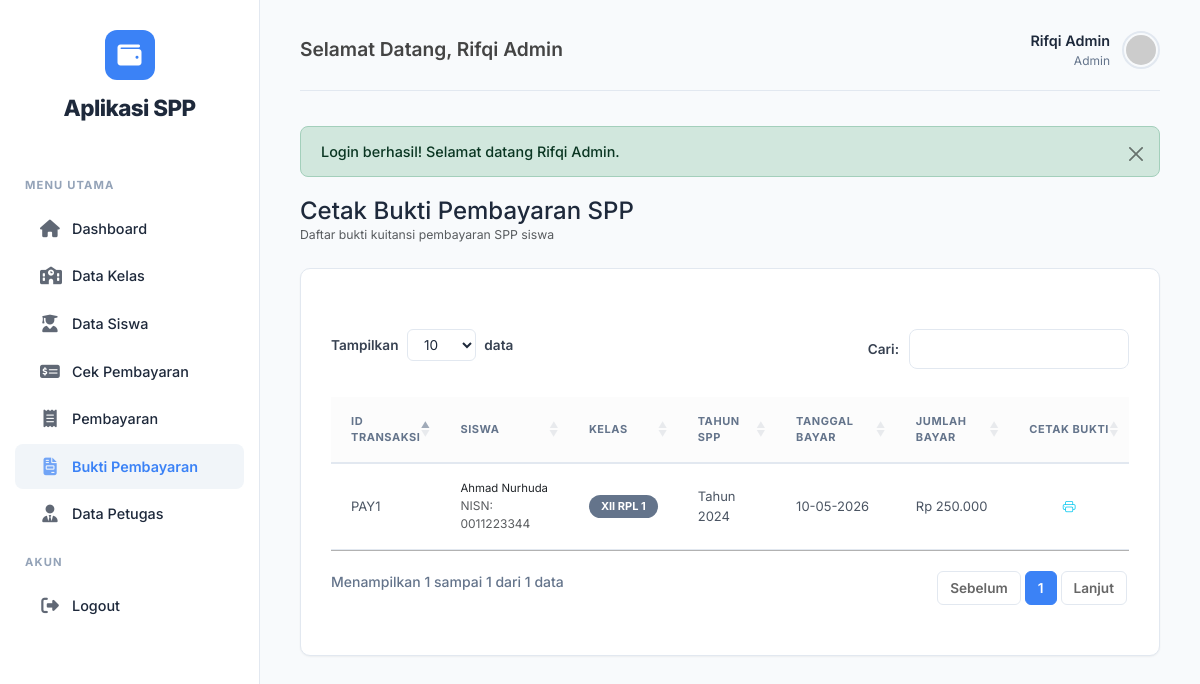
/modules/bukti_pembayaran/index.php (signed in), run on the app's committed database.
### tables this page shows
CREATE TABLE `tb_pembayaran_muhammadrifqisaifulloh` (
  `id_pembayaran` varchar(11) NOT NULL,
  `status` enum('Belum Lunas','Sudah Lunas') NOT NULL DEFAULT 'Belum Lunas',
  `nisn` varchar(10) NOT NULL,
  `tgl_bayar` date DEFAULT NULL,
  `tgl_terakhir_bayar` date DEFAULT NULL,
  `batas_pembayaran` date DEFAULT NULL,
  `jumlah_bulan` varchar(10) DEFAULT NULL,
  `id_spp` varchar(11) NOT NULL,
  `nominal_bayar` varchar(100) DEFAULT NULL,
  `jumlah_bayar` varchar(40) DEFAULT NULL,
  `kembalian` varchar(100) DEFAULT NULL
);

CREATE TABLE `tb_siswa_muhammadrifqisaifulloh` (
  `nisn` varchar(10) NOT NULL,
  `nis` varchar(8) NOT NULL,
  `nama` varchar(50) NOT NULL,
  `id_kelas` varchar(11) NOT NULL,
  `nama_kelas` varchar(10) NOT NULL,
  `alamat` text DEFAULT NULL,
  `no_telp` varchar(13) DEFAULT NULL,
  `id_spp` varchar(11) NOT NULL
);

CREATE TABLE `tb_kelas_muhammadrifqisaifulloh` (
  `id_kelas` varchar(11) NOT NULL,
  `nama_kelas` varchar(10) NOT NULL,
  `komp_keahlian` varchar(50) NOT NULL
);

CREATE TABLE `tb_spp_muhammadrifqisaifulloh` (
  `id_spp` varchar(11) NOT NULL,
  `tahun` int(11) NOT NULL,
  `nominal` varchar(40) NOT NULL
);

### modules/bukti_pembayaran/index.php (the view, shortened to what this page needs)
<?php
require_once '../../layout/header.php';
require_once '../../classes/Pembayaran.php';
$database = new Database();
$db = $database->getConnection();
$user_level = $_SESSION['level'] ?? 'siswa';
if ($user_level === 'admin' || $user_level === 'petugas') {
    $query = "SELECT p.*, s.nama, s.id_kelas, k.nama_kelas, spp.tahun, spp.nominal
              FROM tb_pembayaran_muhammadrifqisaifulloh p
              JOIN tb_siswa_muhammadrifqisaifulloh s ON p.nisn = s.nisn
              LEFT JOIN tb_kelas_muhammadrifqisaifulloh k ON s.id_kelas = k.id_kelas
              JOIN tb_spp_muhammadrifqisaifulloh spp ON p.id_spp = spp.id_spp
              WHERE p.status = 'Sudah Lunas'
              ORDER BY p.tgl_bayar DESC, p.id_pembayaran DESC";
    $stmt = $db->query($query);
}
?>
<div class="mb-4">
    <h4 class="fw-700 m-0">Cetak Bukti Pembayaran SPP</h4>
    <p class="text-muted small m-0">
        <?= ($user_level === 'siswa') ? 'Daftar bukti pembayaran SPP resmi Anda' : 'Daftar bukti kuitansi pembayaran SPP siswa' ?>
    </p>
</div>
<div class="table-responsive-custom">
    <table class="table table-hover table-custom datatable w-100">
        <thead>
            <tr>
                <th width="10%">ID Transaksi</th>
                <th>Siswa</th>
                <th>Kelas</th>
                <th>Tahun SPP</th>
                <th>Tanggal Bayar</th>
                <th>Jumlah Bayar</th>
                <th width="15%" class="text-center">Cetak Bukti</th>
            </tr>
        </thead>
        <tbody>
            <?php
            while ($row = $stmt->fetch(PDO::FETCH_ASSOC)):
            ?>
            <tr>
                <td class="fw-600 text-secondary small"><?= htmlspecialchars($row['id_pembayaran']) ?></td>
                <td>
                    <div class="fw-700 text-dark small"><?= htmlspecialchars($row['nama']) ?></div>
                    <div class="text-muted small" style="font-size: 0.75rem;">NISN: <?= htmlspecialchars($row['nisn']) ?></div>
                </td>
                <td><span class="badge bg-secondary"><?= htmlspecialchars($row['nama_kelas']) ?></span></td>
                <td>Tahun <?= htmlspecialchars($row['tahun']) ?></td>
                <td class="small"><?= date('d-m-Y', strtotime($row['tgl_bayar'])) ?></td>
                <td class="fw-600 text-success">Rp <?= number_format($row['jumlah_bayar'], 0, ',', '.') ?></td>
                <td class="text-center">
                    <a href="../pembayaran/cetak.php?id=<?= urlencode($row['id_pembayaran']) ?>" class="btn btn-action btn-outline-info" title="Cetak Kuitansi" target="_blank">
                        <i class="bi bi-printer"></i>
                    </a>
                </td>
            </tr>
            <?php endwhile; ?>
        </tbody>
    </table>
</div>
<?php
require_once '../../layout/footer.php';
?>

### assets/css/style.css (style rules this page uses)
:root { --bs-primary: #3b82f6; --bs-primary-rgb: 59, 130, 246; --bs-success: #10b981; --bs-success-rgb: 16, 185, 129; --bs-warning: #f59e0b; --bs-warning-rgb: 245, 158, 11; --bs-danger: #ef4444; --bs-danger-rgb: 239, 68, 68; --bs-info: #3b82f6; --bs-info-rgb: 59, 130, 246; --primary: #3b82f6; --primary-dark: #2563eb; --success: #10b981; --warning: #f59e0b; --danger: #ef4444; --gray: #64748b; --gray-light: #94a3b8; --gray-lighter: #f1f5f9; --bg-body: #f8fafc; --bg-card: #ffffff; --text-main: #1e293b; --text-muted: #64748b; --border-color: #e2e8f0; --sidebar-bg: #ffffff; --sidebar-active: #f1f5f9; --shadow-sm: 0 1px 2px 0 rgba(0, 0, 0, 0.05); --shadow-md: 0 4px 6px -1px rgba(0, 0, 0, 0.1), 0 2px 4px -1px rgba(0, 0, 0, 0.06); --radius: 10px; --transition: all 0.2s cubic-bezier(0.4, 0, 0.2, 1); }
body { font-family: 'Inter', system-ui, -apple-system, sans-serif !important; background-color: var(--bg-body) !important; color: var(--text-main) !important; line-height: 1.5; font-size: 14px; -webkit-font-smoothing: antialiased; }
a { text-decoration: none; color: inherit; transition: var(--transition); }
.card, .table-responsive-custom, .form-card { background: var(--bg-card) !important; border-radius: var(--radius) !important; border: 1px solid var(--border-color) !important; box-shadow: var(--shadow-sm) !important; margin-bottom: 25px; overflow: hidden; padding: 30px !important; }
.table-responsive-custom { overflow-x: auto !important; -webkit-overflow-scrolling: touch; }
table, .table-custom { width: 100%; border-collapse: collapse; }
th, .table-custom th { padding: 16px 20px !important; border-bottom: 2px solid var(--border-color) !important; vertical-align: middle; text-align: left; background-color: #fcfcfc !important; font-size: 11px !important; text-transform: uppercase !important; font-weight: 700 !important; color: var(--gray) !important; letter-spacing: 0.05em !important; }
td, .table-custom td { padding: 16px 20px !important; border-bottom: 1px solid var(--border-color) !important; vertical-align: middle; color: #4b5563 !important; font-size: 13px !important; background-color: transparent !important; }
.btn { display: inline-flex; align-items: center; justify-content: center; padding: 10px 20px; border-radius: 8px; font-weight: 600; font-size: 0.85rem; cursor: pointer; border: 1px solid transparent; transition: var(--transition); gap: 8px; text-decoration: none; }
.btn-action { padding: 6px 12px !important; font-size: 0.8rem !important; border-radius: 6px !important; font-weight: 600 !important; }
.badge { padding: 6px 12px !important; border-radius: 50px !important; font-size: 11px !important; font-weight: 700 !important; text-transform: uppercase !important; display: inline-block !important; }
.bg-secondary { background-color: var(--gray) !important; color: #fff !important; }

### data on the page
tb_pembayaran_muhammadrifqisaifulloh: id_pembayaran "PAY1", nisn.nama "Ahmad Nurhuda", nisn "0011223344", tb_kelas_muhammadrifqisaifulloh.nama_kelas "XII RPL 1", tb_spp_muhammadrifqisaifulloh.tahun "2024", tgl_bayar "10-05-2026", jumlah_bayar "250.000"

### other printed values
$_SESSION['nama'] "Rifqi Admin"
$_SESSION['level'] "Admin"
$_SESSION['alert']['message'] "Login berhasil! Selamat datang Rifqi Admin."
